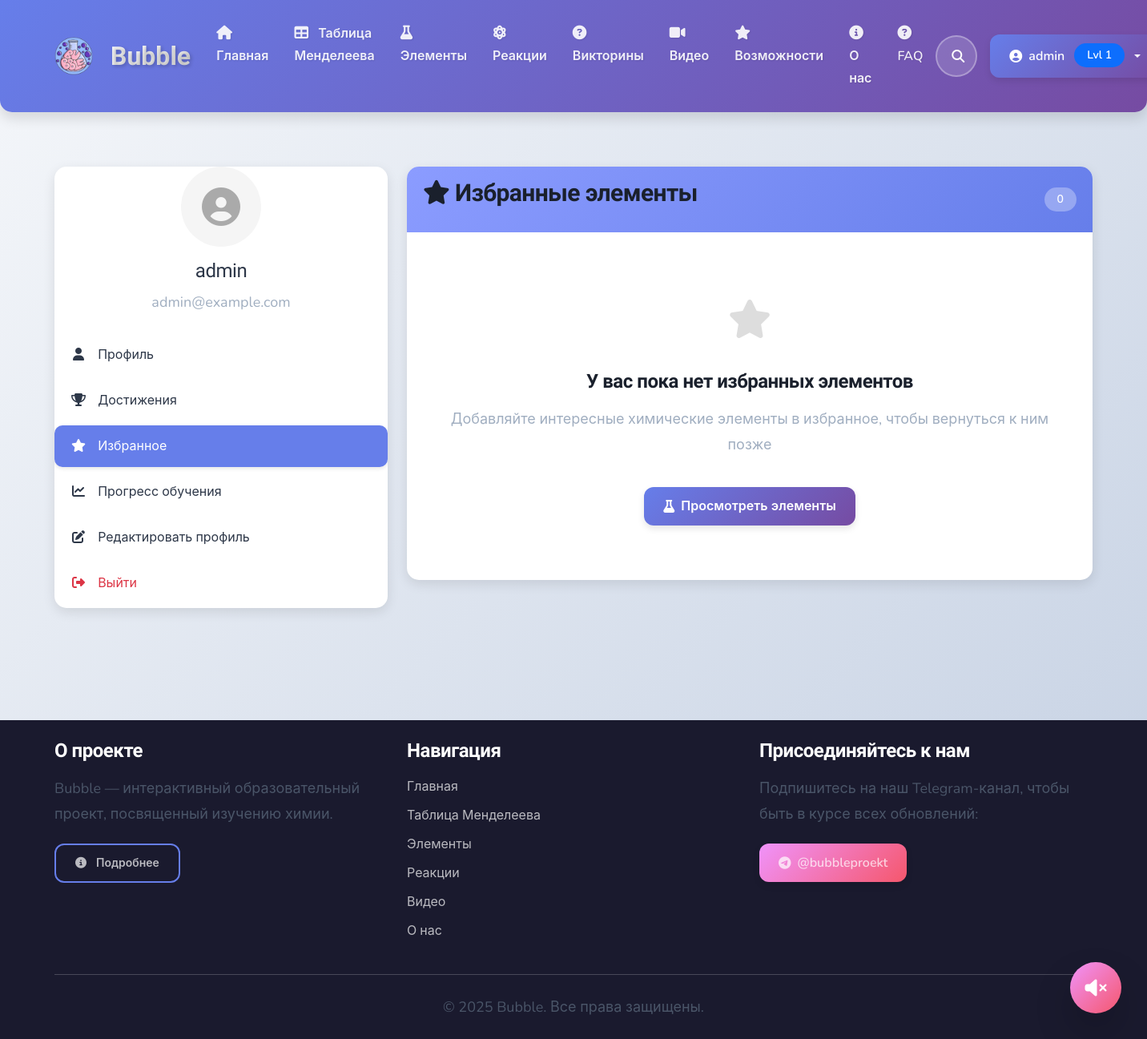
/accounts/profile/favorite-elements/ (signed in), run on the app's committed database.
### accounts/models.py (models this page shows, shortened)
class User(AbstractUser):
    email = models.EmailField(_('Email адрес'), unique=True)
    avatar = models.ImageField(_('Аватар'), upload_to='avatars/', blank=True, null=True)
    bio = models.TextField(_('О себе'), blank=True)
    birth_date = models.DateField(_('Дата рождения'), blank=True, null=True)
    xp_points = models.PositiveIntegerField(_('Очки опыта'), default=0)
    level = models.PositiveSmallIntegerField(_('Уровень'), default=1)
    is_subscribed = models.BooleanField(_('Подписка'), default=False)
    subscription_end_date = models.DateTimeField(_('Дата окончания подписки'), blank=True, null=True)
    favorite_elements = models.ManyToManyField(
        Element,
        through='UserFavoriteElement',
        related_name='favorited_by',
        verbose_name=_('Избранные элементы')
    )
    favorite_reactions = models.ManyToManyField(
        ChemicalReaction,
        through='UserFavoriteReaction',
        related_name='favorited_by',
        verbose_name=_('Избранные реакции')
    )
    class Meta:
        verbose_name = _('Пользователь')
        verbose_name_plural = _('Пользователи')

### accounts/views.py (the view)
# urls.py: path('profile/favorite-elements/', views.favorite_elements, name='favorite_elements'),
@login_required
def favorite_elements(request):
    favorite_elements = request.user.favorite_elements.select_related('category').all()
    return render(request, 'accounts/favorite_elements.html', {
        'favorite_elements': favorite_elements
    })

### templates/accounts/favorite_elements.html (shortened to what this page needs)
{% extends 'base/base.html' %}
{% load i18n %}
{% load static %}
{% block content %}
<div class="container py-4">
    <div class="row">
        <div class="col-lg-4 mb-4">
            <div class="bubble-card profile-sidebar">
                <div class="text-center mb-4">
                    {% if user.avatar %}
                        <img src="{{ user.avatar.url }}" alt="{{ user.username }}" class="profile-avatar mb-3">
                    {% else %}
                        <div class="profile-avatar-placeholder mb-3">
                            <i class="fas fa-user-circle"></i>
                        </div>
                    {% endif %}
                    <h3 class="h4">{{ user.get_full_name|default:user.username }}</h3>
                    <p class="text-muted">{{ user.email }}</p>
                </div>
                <div class="profile-nav">
                    <a href="{% url 'accounts:profile' %}" class="profile-nav-item">
                        <i class="fas fa-user"></i> {% trans "Профиль" %}
                    </a>
                    <a href="{% url 'accounts:achievements' %}" class="profile-nav-item">
                        <i class="fas fa-trophy"></i> {% trans "Достижения" %}
                    </a>
                    <div class="profile-nav-item active">
                        <i class="fas fa-star"></i> {% trans "Избранное" %}
                    </div>
                    <a href="{% url 'accounts:learning_progress' %}" class="profile-nav-item">
                        <i class="fas fa-chart-line"></i> {% trans "Прогресс обучения" %}
                    </a>
                    <a href="{% url 'accounts:edit_profile' %}" class="profile-nav-item">
                        <i class="fas fa-edit"></i> {% trans "Редактировать профиль" %}
                    </a>
                    <a href="{% url 'accounts:logout' %}" class="profile-nav-item text-danger">
                        <i class="fas fa-sign-out-alt"></i> {% trans "Выйти" %}
                    </a>
                </div>
            </div>
        </div>
        <div class="col-lg-8">
            <div class="bubble-card">
                <div class="bubble-card-header d-flex justify-content-between align-items-center">
                    <h4><i class="fas fa-star"></i> {% trans "Избранные элементы" %}</h4>
                    <span class="badge bubble-badge">{{ favorite_elements.count }}</span>
                </div>
                <div class="bubble-card-body">
                    {% if favorite_elements %}
                        <div class="row row-cols-1 row-cols-md-2 row-cols-lg-3 g-4">
                            {% for favorite in favorite_elements %}
                                <div class="col">
                                    <div class="favorite-element-card" style="background-color: {{ favorite.category.color }};">
                                        <a href="{% url 'chemistry:element_detail' favorite.atomic_number %}" class="favorite-element-link">
                                            <div class="element-number small">{{ favorite.atomic_number }}</div>
                                            <div class="element-symbol">{{ favorite.symbol }}</div>
                                            <div class="element-name">{{ favorite.name }}</div>
                                            <div class="element-details small">
                                                <span>{{ favorite.atomic_weight }}</span>
                                                <span>{{ favorite.get_state_display }}</span>
                                            </div>
                                        </a>
                                        <div class="favorite-actions">
                                            <button class="btn btn-sm btn-danger remove-favorite"
                                                   data-element-id="{{ favorite.id }}"
                                                   data-bs-toggle="tooltip"
                                                   title="{% trans 'Удалить из избранного' %}">
                                                <i class="fas fa-trash-alt"></i>
                                            </button>
                                        </div>
                                    </div>
                                </div>
                            {% endfor %}
                        </div>
                    {% else %}
                        <div class="empty-state text-center py-5">
                            <div class="empty-state-icon">
                                <i class="fas fa-star"></i>
                            </div>
                            <h5>{% trans "У вас пока нет избранных элементов" %}</h5>
                            <p class="text-muted">{% trans "Добавляйте интересные химические элементы в избранное, чтобы вернуться к ним позже" %}</p>
                            <a href="{% url 'chemistry:element_list' %}" class="btn bubble-btn mt-3">
                                <i class="fas fa-flask"></i> {% trans "Просмотреть элементы" %}
                            </a>
                        </div>
                    {% endif %}
                </div>
            </div>
        </div>
    </div>
</div>
{% endblock %}

### templates/base/base.html (shortened to what this page needs)
<!DOCTYPE html>
{% load static %}
{% load i18n %}
<html lang="{{ LANGUAGE_CODE }}">
<head>
    <link href="https://cdn.jsdelivr.net/npm/bootstrap@5.3.0/dist/css/bootstrap.min.css" rel="stylesheet">
    <link href="https://cdnjs.cloudflare.com/ajax/libs/font-awesome/6.4.0/css/all.min.css" rel="stylesheet">
    <link rel="stylesheet" href="{% static 'css/style.css' %}">
    <link rel="stylesheet" href="{% static 'css/style_enhanced.css' %}">
</head>
<body class="{% if user.is_authenticated %}user-authenticated{% endif %}">
    <div class="bubble-wrapper">
        <nav class="navbar navbar-expand-lg bubble-navbar">
            <div class="container">
                <a class="navbar-brand" href="{% url 'home' %}" aria-label="Перейти на главную страницу Bubble">
                    <img src="{% static 'images/bubble-logo.png' %}" alt="Логотип Bubble - интерактивная таблица Менделеева" class="bubble-logo">
                    <span class="bubble-title">Bubble</span>
                </a>
                <div class="collapse navbar-collapse" id="navbarMain">
                    <ul class="navbar-nav me-auto mb-2 mb-lg-0">
                        <li class="nav-item">
                            <a class="nav-link {% if request.path == '/' %}active{% endif %}" href="{% url 'home' %}">
                                <i class="fas fa-home"></i> {% trans "Главная" %}
                            </a>
                        </li>
                        <li class="nav-item">
                            <a class="nav-link {% if '/chemistry/periodic-table/' in request.path %}active{% endif %}" href="{% url 'chemistry:periodic_table' %}">
                                <i class="fas fa-table"></i> {% trans "Таблица Менделеева" %}
                            </a>
                        </li>
                        <li class="nav-item">
                            <a class="nav-link {% if '/chemistry/elements/' in request.path %}active{% endif %}" href="{% url 'chemistry:element_list' %}">
                                <i class="fas fa-flask"></i> {% trans "Элементы" %}
                            </a>
                        </li>
                        <li class="nav-item">
                            <a class="nav-link {% if '/chemistry/reactions/' in request.path %}active{% endif %}" href="{% url 'chemistry:reaction_list' %}">
                                <i class="fas fa-atom"></i> {% trans "Реакции" %}
                            </a>
                        </li>
                        {% if user.is_authenticated %}
                        <li class="nav-item">
                            <a class="nav-link {% if '/chemistry/quizzes/' in request.path %}active{% endif %}" href="{% url 'chemistry:quiz_list' %}">
                                <i class="fas fa-question-circle"></i> {% trans "Викторины" %}
                            </a>
                        </li>
                        {% endif %}
                        <li class="nav-item">
                            <a class="nav-link {% if '/chemistry/videos/' in request.path %}active{% endif %}" href="{% url 'chemistry:video_list' %}">
                                <i class="fas fa-video"></i> {% trans "Видео" %}
                            </a>
                        </li>
                        <li class="nav-item">
                            <a class="nav-link {% if '/features/' in request.path %}active{% endif %}" href="{% url 'features' %}">
                                <i class="fas fa-star"></i> {% trans "Возможности" %}
                            </a>
                        </li>
                        <li class="nav-item">
                            <a class="nav-link {% if '/about/' in request.path %}active{% endif %}" href="{% url 'about' %}">
                                <i class="fas fa-info-circle"></i> {% trans "О нас" %}
                            </a>
                        </li>
                        <li class="nav-item">
                            <a class="nav-link {% if '/faq/' in request.path %}active{% endif %}" href="{% url 'faq' %}">
                                <i class="fas fa-question-circle"></i> {% trans "FAQ" %}
                            </a>
                        </li>
                    </ul>
                    <form class="d-flex me-3" action="{% url 'chemistry:chemistry_search' %}" method="GET">
                        <div class="bubble-search">
                            <input class="form-control me-2" type="search" name="q" placeholder="{% trans 'Поиск элементов...' %}" aria-label="Search">
                            <button class="btn btn-search" type="submit">
                                <i class="fas fa-search"></i>
                            </button>
                        </div>
                    </form>
                    <div class="navbar-auth">
                        {% if user.is_authenticated %}
                        <div class="dropdown">
                            <button class="btn bubble-btn dropdown-toggle" type="button" id="dropdownMenuUser" data-bs-toggle="dropdown" aria-expanded="false">
                                {% if user.avatar %}
                                <img src="{{ user.avatar.url }}" alt="{{ user.username }}" class="avatar-small">
                                {% else %}
                                <i class="fas fa-user-circle"></i>
                                {% endif %}
                                <span class="d-none d-md-inline">{{ user.username }}</span>
                                <span class="badge bg-primary ms-1">Lvl {{ user.level }}</span>
                            </button>
                        </div>
                        {% endif %}
                    </div>
                </div>
            </div>
        </nav>
        <main class="content-wrapper py-4">
            {% block content %}{% endblock %}
        </main>
        <button id="tts-toggle" class="btn bubble-btn-floating" title="{% trans 'Включить/выключить озвучку' %}">
            <i class="fas fa-volume-up"></i>
        </button>
        <footer class="bubble-footer py-4">
            <div class="container">
                <div class="row gy-4">
                    <div class="col-md-4">
                        <h5 class="bubble-footer-title">{% trans "О проекте" %}</h5>
                        <p>{% trans "Bubble — интерактивный образовательный проект, посвященный изучению химии." %}</p>
                        <a href="{% url 'about' %}" class="btn bubble-btn-outline btn-sm">
                            <i class="fas fa-info-circle me-1"></i> {% trans "Подробнее" %}
                        </a>
                    </div>
                    <div class="col-md-4">
                        <h5 class="bubble-footer-title">{% trans "Навигация" %}</h5>
                        <ul class="list-unstyled">
                            <li><a href="{% url 'home' %}">{% trans "Главная" %}</a></li>
                            <li><a href="{% url 'chemistry:periodic_table' %}">{% trans "Таблица Менделеева" %}</a></li>
                            <li><a href="{% url 'chemistry:element_list' %}">{% trans "Элементы" %}</a></li>
                            <li><a href="{% url 'chemistry:reaction_list' %}">{% trans "Реакции" %}</a></li>
                            <li><a href="{% url 'chemistry:video_list' %}">{% trans "Видео" %}</a></li>
                            <li><a href="{% url 'about' %}">{% trans "О нас" %}</a></li>
                        </ul>
                    </div>
                    <div class="col-md-4">
                        <h5 class="bubble-footer-title">{% trans "Присоединяйтесь к нам" %}</h5>
                        <p>{% trans "Подпишитесь на наш Telegram-канал, чтобы быть в курсе всех обновлений:" %}</p>
                        <a href="https://t.me/bubbleproekt" target="_blank" class="btn bubble-btn-secondary">
                            <i class="fab fa-telegram"></i> @bubbleproekt
                        </a>
                    </div>
                </div>
                <hr class="my-4">
                <div class="row">
                    <div class="col-md-12 text-center">
                        <p class="mb-0">© 2025 Bubble. {% trans "Все права защищены." %}</p>
                    </div>
                </div>
            </div>
        </footer>
    </div>
</body>
</html>

### data on the page
User: username "admin", level "1", get_full_name "admin", email "admin@example.com"

### other printed values
{{ favorite_elements.count }} "0"
